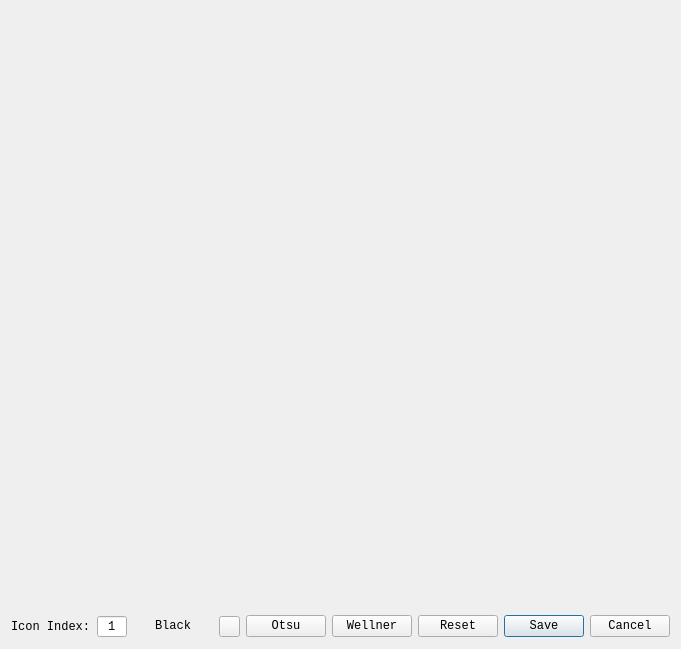
<?xml version="1.0" encoding="UTF-8"?>
<ui version="4.0">
 <class>IconViewEditDlg</class>
 <widget class="QDialog" name="IconViewEditDlg">
  <property name="geometry">
   <rect>
    <x>0</x>
    <y>0</y>
    <width>648</width>
    <height>649</height>
   </rect>
  </property>
  <layout class="QVBoxLayout" name="verticalLayout" stretch="1,0">
   <item>
    <widget class="IconViewEdit" name="iconViewEdit" native="true">
     <property name="font">
      <font>
       <family>Consolas</family>
      </font>
     </property>
    </widget>
   </item>
   <item>
    <layout class="QHBoxLayout" name="iconBtnLayout">
     <item>
      <widget class="QLabel" name="iconIndexLbl">
       <property name="font">
        <font>
         <family>Consolas</family>
        </font>
       </property>
       <property name="text">
        <string>Icon Index:</string>
       </property>
      </widget>
     </item>
     <item>
      <widget class="QSpinBox" name="iconIndex">
       <property name="font">
        <font>
         <family>Consolas</family>
         <pointsize>9</pointsize>
         <bold>false</bold>
        </font>
       </property>
       <property name="alignment">
        <set>Qt::AlignmentFlag::AlignCenter</set>
       </property>
       <property name="buttonSymbols">
        <enum>QAbstractSpinBox::ButtonSymbols::NoButtons</enum>
       </property>
       <property name="minimum">
        <number>1</number>
       </property>
       <property name="maximum">
        <number>16</number>
       </property>
      </widget>
     </item>
     <item>
      <widget class="QPushButton" name="brushBtn">
       <property name="font">
        <font>
         <family>Consolas</family>
        </font>
       </property>
       <property name="text">
        <string>Black</string>
       </property>
       <property name="flat">
        <bool>true</bool>
       </property>
      </widget>
     </item>
     <item>
      <spacer name="btnSpacer">
       <property name="orientation">
        <enum>Qt::Orientation::Horizontal</enum>
       </property>
       <property name="sizeHint" stdset="0">
        <size>
         <width>40</width>
         <height>20</height>
        </size>
       </property>
      </spacer>
     </item>
     <item>
      <widget class="ColorButton" name="transColorBtn">
       <property name="minimumSize">
        <size>
         <width>21</width>
         <height>21</height>
        </size>
       </property>
       <property name="maximumSize">
        <size>
         <width>21</width>
         <height>21</height>
        </size>
       </property>
       <property name="font">
        <font>
         <family>Consolas</family>
        </font>
       </property>
       <property name="text">
        <string/>
       </property>
      </widget>
     </item>
     <item>
      <widget class="QPushButton" name="replaceIconOtsu">
       <property name="font">
        <font>
         <family>Consolas</family>
        </font>
       </property>
       <property name="text">
        <string>Otsu</string>
       </property>
      </widget>
     </item>
     <item>
      <widget class="QPushButton" name="replaceIconWellner">
       <property name="font">
        <font>
         <family>Consolas</family>
        </font>
       </property>
       <property name="text">
        <string>Wellner</string>
       </property>
      </widget>
     </item>
     <item>
      <widget class="QDialogButtonBox" name="dlgBtnBox">
       <property name="font">
        <font>
         <family>Consolas</family>
        </font>
       </property>
       <property name="orientation">
        <enum>Qt::Orientation::Horizontal</enum>
       </property>
       <property name="standardButtons">
        <set>QDialogButtonBox::StandardButton::Cancel|QDialogButtonBox::StandardButton::Reset|QDialogButtonBox::StandardButton::Save</set>
       </property>
      </widget>
     </item>
    </layout>
   </item>
  </layout>
 </widget>
 <customwidgets>
  <customwidget>
   <class>IconViewEdit</class>
   <extends>QWidget</extends>
   <header>iconviewedit.h</header>
   <container>1</container>
  </customwidget>
  <customwidget>
   <class>ColorButton</class>
   <extends>QPushButton</extends>
   <header>colorbutton.h</header>
  </customwidget>
 </customwidgets>
 <resources/>
 <connections>
  <connection>
   <sender>dlgBtnBox</sender>
   <signal>accepted()</signal>
   <receiver>IconViewEditDlg</receiver>
   <slot>accept()</slot>
   <hints>
    <hint type="sourcelabel">
     <x>248</x>
     <y>254</y>
    </hint>
    <hint type="destinationlabel">
     <x>157</x>
     <y>274</y>
    </hint>
   </hints>
  </connection>
  <connection>
   <sender>dlgBtnBox</sender>
   <signal>rejected()</signal>
   <receiver>IconViewEditDlg</receiver>
   <slot>reject()</slot>
   <hints>
    <hint type="sourcelabel">
     <x>316</x>
     <y>260</y>
    </hint>
    <hint type="destinationlabel">
     <x>286</x>
     <y>274</y>
    </hint>
   </hints>
  </connection>
 </connections>
</ui>
